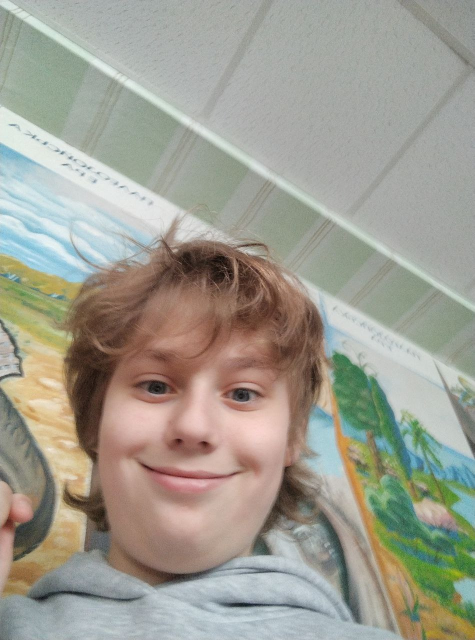
#> input picture photo1.jpg, 949 x 1280 px (shown at 1/2 size); its folder holds only this picture in this run
$ python convert.py
#> lines starting #> are read from the running program, lines starting #| are printed output that depends on the picture
import os
import glob
from PIL import Image, ImageOps

supported_exts = ("photo*.jpg", "photo*.png", "photo*.jpeg")
photo_files = []
for ext in supported_exts:
    photo_files.extend(glob.glob(ext))

photo_files = sorted(list(set(photo_files)))

if not photo_files:
    print("Ошибка: Положите файлы с именами photo1.jpg, photo2.jpg в папку проекта!")
    exit(1)

with open("include/photo.h", "w") as f:
    f.write("#pragma once\n#include <Arduino.h>\n\n")
    f.write(f"const int TOTAL_PHOTOS = {len(photo_files)};\n\n")

    for idx, p in enumerate(photo_files):
        img = Image.open(p).convert("RGB")
        img = ImageOps.fit(img, (240, 135), method=Image.Resampling.LANCZOS, centering=(0.5, 0.4))
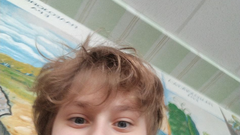
#> img: PIL image 240x135 RGB; mean R, G, B 160, 154.8, 142.5
        pixels = img.load()

        f.write(f"const uint16_t photo_{idx + 1}_data[] PROGMEM = {{\n")
        count = 0
        for y in range(135):
            for x in range(240):
                r, g, b = pixels[x, y]
                c = ((r & 0xF8) << 8) | ((g & 0xFC) << 3) | (b >> 3)
                c_swapped = ((c & 0xFF) << 8) | ((c >> 8) & 0xFF)
                f.write(f"0x{c_swapped:04X}, ")
                count += 1
                if count % 16 == 0:
                    f.write("\n")
#> after the loop, count = 32400
        f.write("\n};\n\n")

    f.write("const uint16_t* const gallery_photos[] = {\n")
    for idx in range(len(photo_files)):
        f.write(f"    photo_{idx + 1}_data,\n")
    f.write("};\n")

print(f"Готово! Успешно обработано {len(photo_files)} фото в include/photo.h")
